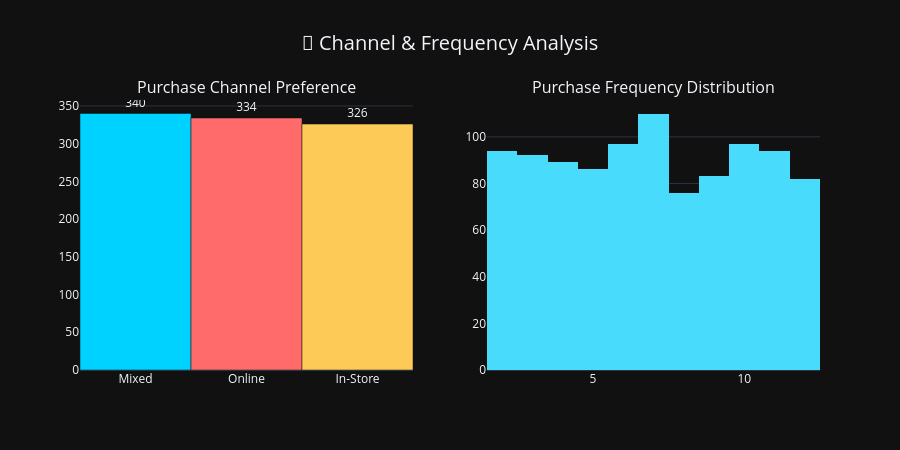

This figure's notebook cell:
### Code cell
# --- Purchase Channel & Frequency ---
fig = make_subplots(rows=1, cols=2,
                    subplot_titles=("Purchase Channel Preference", "Purchase Frequency Distribution"))

ch_counts = data['Purchase_Channel'].value_counts()
fig.add_trace(go.Bar(x=ch_counts.index, y=ch_counts.values,
                     marker_color=['#00d2ff', '#ff6b6b', '#feca57'][:len(ch_counts)],
                     text=ch_counts.values, textposition='outside'), row=1, col=1)

fig.add_trace(go.Histogram(x=data['Frequency_of_Purchase'], nbinsx=15,
                           marker_color='#48dbfb'), row=1, col=2)

fig.update_layout(template='plotly_dark', title_text='🛒 Channel & Frequency Analysis',
                  title_font_size=20, title_x=0.5, height=450, showlegend=False)
fig.show()

### Figure 1 — Plotly figure (JSON) as saved in the notebook; plotly's stock layout.template omitted (floating-point values rounded to 4 significant figures; data arrays with more than 128 entries replaced by an {"elided": "..."} marker saying what was removed)
{"data": [{"marker": {"color": ["#00d2ff", "#ff6b6b", "#feca57"]}, "text": [340.0, 334.0, 326.0], "textposition": "outside", "type": "bar", "x": ["Mixed", "Online", "In-Store"], "xaxis": "x", "y": [340, 334, 326], "yaxis": "y"}, {"marker": {"color": "#48dbfb"}, "nbinsx": 15, "type": "histogram", "x": {"elided": "1000 int values"}, "xaxis": "x2", "yaxis": "y2"}], "layout": {"annotations": [{"font": {"size": 16}, "showarrow": false, "text": "Purchase Channel Preference", "x": 0.225, "xanchor": "center", "xref": "paper", "y": 1, "yanchor": "bottom", "yref": "paper"}, {"font": {"size": 16}, "showarrow": false, "text": "Purchase Frequency Distribution", "x": 0.775, "xanchor": "center", "xref": "paper", "y": 1, "yanchor": "bottom", "yref": "paper"}], "height": 450, "showlegend": false, "title": {"font": {"size": 20}, "text": "🛒 Channel & Frequency Analysis", "x": 0.5}, "xaxis": {"anchor": "y", "domain": [0, 0.45]}, "xaxis2": {"anchor": "y2", "domain": [0.55, 1]}, "yaxis": {"anchor": "x", "domain": [0, 1]}, "yaxis2": {"anchor": "x2", "domain": [0, 1]}}}
